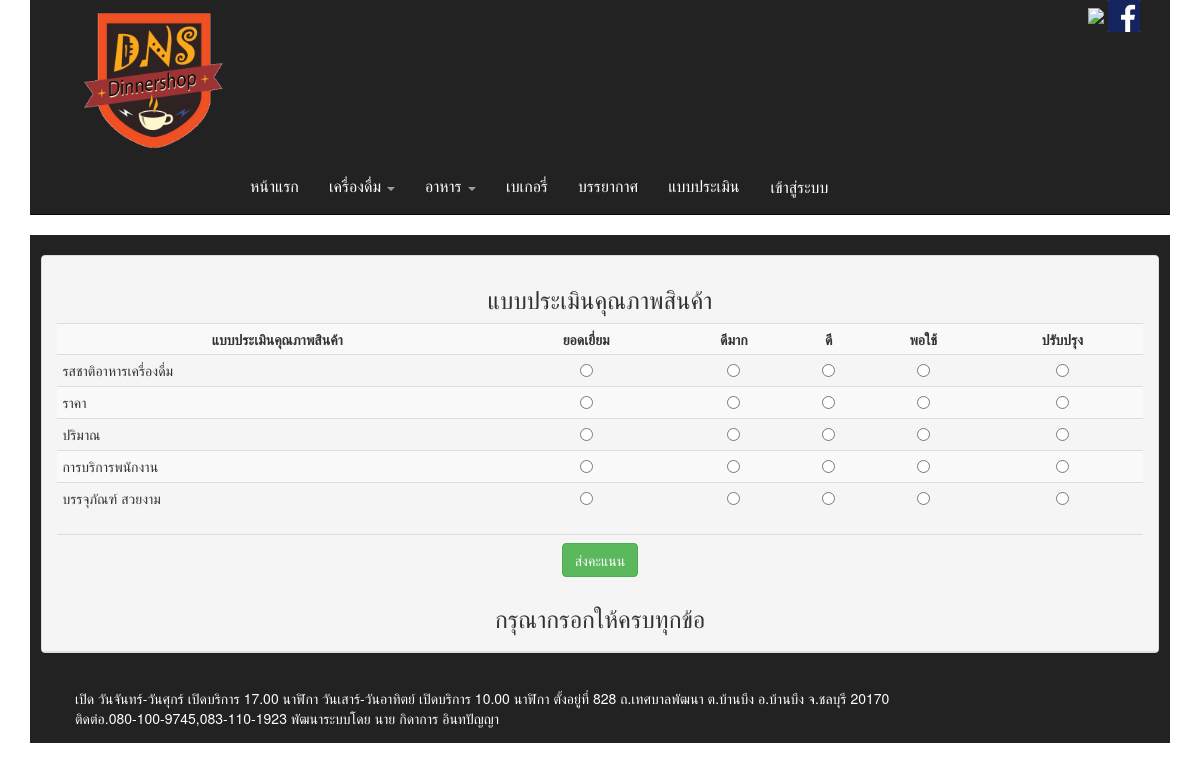
The page /insertflavour.php?a=1 on the database its author committed.
### tables this page shows
CREATE TABLE `flavour` (
  `num_id` int(11) NOT NULL,
  `title` varchar(100) NOT NULL
);

### flavour.php (the view, shortened to what this page needs)
<?php
include("conn.php");
$sql = "select*from flavour ";
$res = mysqli_query($conn, $sql);
?>
<html>
    <head>
    </head>
    <body>
        <form method="post" action="Inflavour.php">
            <center><h3>แบบประเมินคุณภาพสินค้า <?php echo $_SESSION[fname] . $_SESSION[lname]; ?></h3></center>
           <table class="table table-striped table-condensed table-hover">
                <tr>
                    <th><center>แบบประเมินคุณภาพสินค้า</center></th>
                <th><center>ยอดเยี่ยม</center></th>
                <th><center>ดีมาก</center></th>
                <th><center>ดี</center></th>
                <th><center>พอใช้</center></th>
                <th><center>ปรับปรุง</center></th>
                </tr>
                <?php
                $i = 0;
                while ($row = mysqli_fetch_assoc($res)) {
                    ?>
                    <tr>
                        <td><?php echo $row[title] ?></td>
                        <?php $i++; ?>
                        <td><center><input type="radio"name="<?php echo$i ?>"value="5"></center></td>
                    <td><center><input type="radio"name="<?php echo$i ?>"value="4"></center></td>
                    <td><center><input type="radio"name="<?php echo$i ?>"value="3"></center></td>
                    <td><center><input type="radio"name="<?php echo$i ?>"value="2"></center></td>
                    <td><center><input type="radio"name="<?php echo$i ?>"value="1"></center></td>
                    </tr>
                <?php } ?>
            </table>
            <table class="table">
                <tr>
                    <td><center> <input class="btn btn-success" type="submit"value="ส่งคะแนน"></center></td>
                </tr>
            </table>
            <?php
            $a = $_GET[a];
            if ($a == 1) {
                echo"<center><h3>กรุณากรอกให้ครบทุกข้อ</h3></center>";
            }
            ?>
        </form>
    </body>
</html>

### insertflavour.php (style rules this page uses)
body { background-image: url(image/ui.jpg); background-attachment:fixed; }

### Translate.php (style rules this page uses)
body { top: 0px !important; }

### rows shown on the page
flavour: title "รสชาติอาหารเครื่องดื่ม"
flavour: title "ราคา"
flavour: title "ปริมาณ"
flavour: title "การบริการพนักงาน"
flavour: title "บรรจุภัณฑ์ สวยงาม"
